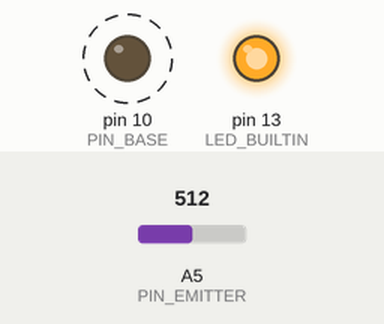
Recording of a sketch running on a simulated Arduino Uno, built with avr-gcc and run on an emulated ATmega328P. Shown: output pins drawn as LEDs (lit = HIGH). Dashed ring = blinking. The inputs (shaded band) are chosen by the test bench; at power-on: A5 (PIN_EMITTER) = 512. Pins used as bus, display or sensor lines are not drawn; what the sketch prints to the serial monitor is not drawn.

Above: at 1.2 s.
1.3 s: A5 (PIN_EMITTER) set to 981
3.5 s: A5 (PIN_EMITTER) set to 1015
Timing chart, 0 to 12.5 s (numbered marks = the images above; inputs shaded):
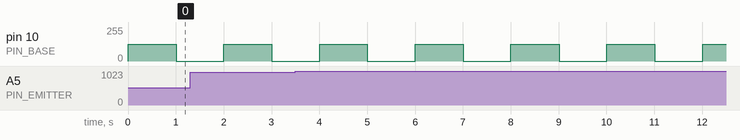

The sketch:

Transistor_Blink.ino
```cpp
//CNY17 Opto-Isolator + Reed Relay

#define PIN_COLLECTOR    9
#define PIN_BASE        10
#define PIN_EMITTER     A5

#define BLINK_RATE     500
#define BLINK_RATE_X2 1000

void setup()
{
    Serial.begin(115200);
    pinMode(LED_BUILTIN, OUTPUT);

    pinMode(PIN_COLLECTOR, OUTPUT);
    pinMode(PIN_BASE, OUTPUT);
    pinMode(PIN_EMITTER, INPUT_PULLUP);

    digitalWrite(LED_BUILTIN, HIGH);
    digitalWrite(PIN_COLLECTOR, HIGH);
    analogWrite(PIN_BASE, 0);
    //analogRead(PIN_EMITTER);
}

unsigned int T = 0; //!!! To Prevent 50/50 Timer Failure (32s)
//int = T = 0;
int M = 0;
int V = 0;

//unsigned int C = 0;
int C = 0; //!!! For Saw Wave Diagnostics in Serial Plotter
int B = 0;
int E = 0;

void loop()
{
    T = millis(); //if (T < 0) { T += 65,535 or MAX_INT; }
    if ((!M) && ((T % (BLINK_RATE_X2)) < BLINK_RATE))
    {
        M = true;
        V = !V;
        analogWrite(PIN_BASE, V * 127);
    }
    else if ((M) && ((T % (BLINK_RATE_X2)) >= BLINK_RATE))
    {
        M = false;
    }

    C = T;
    B = V * 255;
    E = analogRead(PIN_EMITTER);
    Serial.print("C:"); Serial.print(C); Serial.print(",");
    Serial.print("B:"); Serial.print(B); Serial.print(",");
    Serial.print("E:"); Serial.print(E); Serial.println();
    delay(10);
}
```

Measured:
- by itself, pin 10 (PIN_BASE): alternates 127/255 for 1.0 s and 0/255 for 1.0 s
